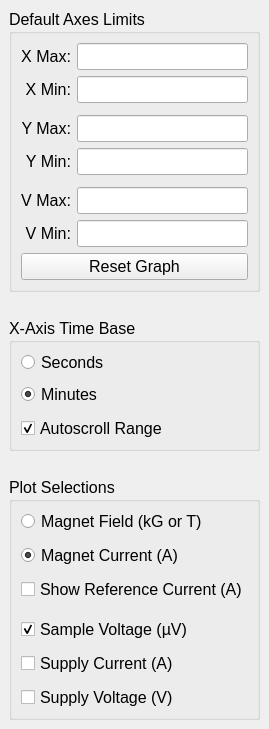
  <widget class="QDockWidget" name="plotDockWidget">
   <property name="minimumSize">
    <size>
     <width>228</width>
     <height>673</height>
    </size>
   </property>
   <property name="font">
    <font>
     <family>.AppleSystemUIFont</family>
     <pointsize>12</pointsize>
    </font>
   </property>
   <property name="allowedAreas">
    <set>Qt::LeftDockWidgetArea|Qt::RightDockWidgetArea</set>
   </property>
   <property name="windowTitle">
    <string>Plot Settings</string>
   </property>
   <attribute name="dockWidgetArea">
    <number>2</number>
   </attribute>
   <widget class="QWidget" name="plotDockWidgetContents">
    <layout class="QVBoxLayout" name="plotDockWidgetLayout">
     <property name="spacing">
      <number>26</number>
     </property>
     <item>
      <widget class="QGroupBox" name="axesLimitGroupBox">
       <property name="title">
        <string>Default Axes Limits</string>
       </property>
       <layout class="QGridLayout" name="axesLimitLayout">
        <item row="16" column="1">
         <widget class="QLineEdit" name="vmaxEdit"/>
        </item>
        <item row="11" column="0">
         <widget class="QLabel" name="ymaxLabel">
          <property name="text">
           <string>Y Max:</string>
          </property>
          <property name="alignment">
           <set>Qt::AlignRight|Qt::AlignTrailing|Qt::AlignVCenter</set>
          </property>
         </widget>
        </item>
        <item row="11" column="1">
         <widget class="QLineEdit" name="ymaxEdit"/>
        </item>
        <item row="0" column="0">
         <widget class="QLabel" name="xmaxLabel">
          <property name="text">
           <string>X Max:</string>
          </property>
          <property name="alignment">
           <set>Qt::AlignRight|Qt::AlignTrailing|Qt::AlignVCenter</set>
          </property>
         </widget>
        </item>
        <item row="0" column="1">
         <widget class="QLineEdit" name="xmaxEdit"/>
        </item>
        <item row="21" column="0" colspan="2">
         <widget class="QPushButton" name="resetGraphButton">
          <property name="text">
           <string>Reset Graph</string>
          </property>
         </widget>
        </item>
        <item row="12" column="0">
         <widget class="QLabel" name="yminLabel">
          <property name="text">
           <string>Y Min:</string>
          </property>
          <property name="alignment">
           <set>Qt::AlignRight|Qt::AlignTrailing|Qt::AlignVCenter</set>
          </property>
         </widget>
        </item>
        <item row="17" column="1">
         <widget class="QLineEdit" name="vminEdit"/>
        </item>
        <item row="2" column="1">
         <widget class="QLineEdit" name="xminEdit">
          <property name="placeholderText">
           <string/>
          </property>
         </widget>
        </item>
        <item row="17" column="0">
         <widget class="QLabel" name="vminLabel">
          <property name="text">
           <string>V Min:</string>
          </property>
          <property name="alignment">
           <set>Qt::AlignRight|Qt::AlignTrailing|Qt::AlignVCenter</set>
          </property>
         </widget>
        </item>
        <item row="10" column="1">
         <spacer name="verticalSpacer_6">
          <property name="orientation">
           <enum>Qt::Vertical</enum>
          </property>
          <property name="sizeType">
           <enum>QSizePolicy::Preferred</enum>
          </property>
          <property name="sizeHint" stdset="0">
           <size>
            <width>20</width>
            <height>6</height>
           </size>
          </property>
         </spacer>
        </item>
        <item row="12" column="1">
         <widget class="QLineEdit" name="yminEdit"/>
        </item>
        <item row="14" column="1">
         <spacer name="verticalSpacer_3">
          <property name="orientation">
           <enum>Qt::Vertical</enum>
          </property>
          <property name="sizeType">
           <enum>QSizePolicy::Preferred</enum>
          </property>
          <property name="sizeHint" stdset="0">
           <size>
            <width>20</width>
            <height>6</height>
           </size>
          </property>
         </spacer>
        </item>
        <item row="2" column="0">
         <widget class="QLabel" name="xminLabel">
          <property name="text">
           <string>X Min:</string>
          </property>
          <property name="alignment">
           <set>Qt::AlignRight|Qt::AlignTrailing|Qt::AlignVCenter</set>
          </property>
         </widget>
        </item>
        <item row="16" column="0">
         <widget class="QLabel" name="vmaxLabel">
          <property name="text">
           <string>V Max:</string>
          </property>
          <property name="alignment">
           <set>Qt::AlignRight|Qt::AlignTrailing|Qt::AlignVCenter</set>
          </property>
         </widget>
        </item>
       </layout>
      </widget>
     </item>
     <item>
      <widget class="QGroupBox" name="timebaseGroupBox">
       <property name="title">
        <string>X-Axis Time Base</string>
       </property>
       <layout class="QVBoxLayout" name="timebaseLayout">
        <property name="spacing">
         <number>7</number>
        </property>
        <property name="topMargin">
         <number>7</number>
        </property>
        <property name="bottomMargin">
         <number>7</number>
        </property>
        <item>
         <widget class="QRadioButton" name="secondsRadioButton">
          <property name="text">
           <string>Seconds</string>
          </property>
          <property name="checked">
           <bool>false</bool>
          </property>
         </widget>
        </item>
        <item>
         <widget class="QRadioButton" name="minutesRadioButton">
          <property name="text">
           <string>Minutes</string>
          </property>
          <property name="checked">
           <bool>true</bool>
          </property>
         </widget>
        </item>
        <item>
         <spacer name="verticalSpacer_17">
          <property name="orientation">
           <enum>Qt::Vertical</enum>
          </property>
          <property name="sizeType">
           <enum>QSizePolicy::Preferred</enum>
          </property>
          <property name="sizeHint" stdset="0">
           <size>
            <width>20</width>
            <height>2</height>
           </size>
          </property>
         </spacer>
        </item>
        <item>
         <widget class="QCheckBox" name="autoscrollXCheckBox">
          <property name="text">
           <string>Autoscroll Range</string>
          </property>
          <property name="icon">
           <iconset resource="magnetdaq.qrc">
            <normaloff>:/magnetdaq/Resources/move_right.png</normaloff>:/magnetdaq/Resources/move_right.png</iconset>
          </property>
          <property name="iconSize">
           <size>
            <width>24</width>
            <height>24</height>
           </size>
          </property>
          <property name="checkable">
           <bool>true</bool>
          </property>
          <property name="checked">
           <bool>true</bool>
          </property>
         </widget>
        </item>
       </layout>
      </widget>
     </item>
     <item>
      <widget class="QGroupBox" name="plottablesGroupBox">
       <property name="title">
        <string>Plot Selections</string>
       </property>
       <layout class="QVBoxLayout" name="plotSelectionsLayout">
        <property name="spacing">
         <number>9</number>
        </property>
        <property name="topMargin">
         <number>7</number>
        </property>
        <property name="bottomMargin">
         <number>7</number>
        </property>
        <item>
         <widget class="QRadioButton" name="magnetFieldRadioButton">
          <property name="text">
           <string>Magnet Field (kG or T)</string>
          </property>
          <property name="checked">
           <bool>false</bool>
          </property>
         </widget>
        </item>
        <item>
         <widget class="QRadioButton" name="magnetCurrentRadioButton">
          <property name="text">
           <string>Magnet Current (A)</string>
          </property>
          <property name="checked">
           <bool>true</bool>
          </property>
         </widget>
        </item>
        <item>
         <widget class="QCheckBox" name="referenceCheckBox">
          <property name="text">
           <string>Show Reference Current (A)</string>
          </property>
         </widget>
        </item>
        <item>
         <spacer name="verticalSpacer_16">
          <property name="orientation">
           <enum>Qt::Vertical</enum>
          </property>
          <property name="sizeType">
           <enum>QSizePolicy::Preferred</enum>
          </property>
          <property name="sizeHint" stdset="0">
           <size>
            <width>20</width>
            <height>6</height>
           </size>
          </property>
         </spacer>
        </item>
        <item>
         <widget class="QCheckBox" name="magnetVoltageCheckBox">
          <property name="text">
           <string>Sample Voltage (µV)</string>
          </property>
          <property name="checked">
           <bool>true</bool>
          </property>
         </widget>
        </item>
        <item>
         <widget class="QCheckBox" name="supplyCurrentCheckBox">
          <property name="text">
           <string>Supply Current (A)</string>
          </property>
         </widget>
        </item>
        <item>
         <widget class="QCheckBox" name="supplyVoltageCheckBox">
          <property name="text">
           <string>Supply Voltage (V)</string>
          </property>
         </widget>
        </item>
       </layout>
      </widget>
     </item>
     <item>
      <spacer name="verticalSpacer_18">
       <property name="orientation">
        <enum>Qt::Vertical</enum>
       </property>
       <property name="sizeType">
        <enum>QSizePolicy::MinimumExpanding</enum>
       </property>
       <property name="sizeHint" stdset="0">
        <size>
         <width>20</width>
         <height>0</height>
        </size>
       </property>
      </spacer>
     </item>
    </layout>
   </widget>
  </widget>
